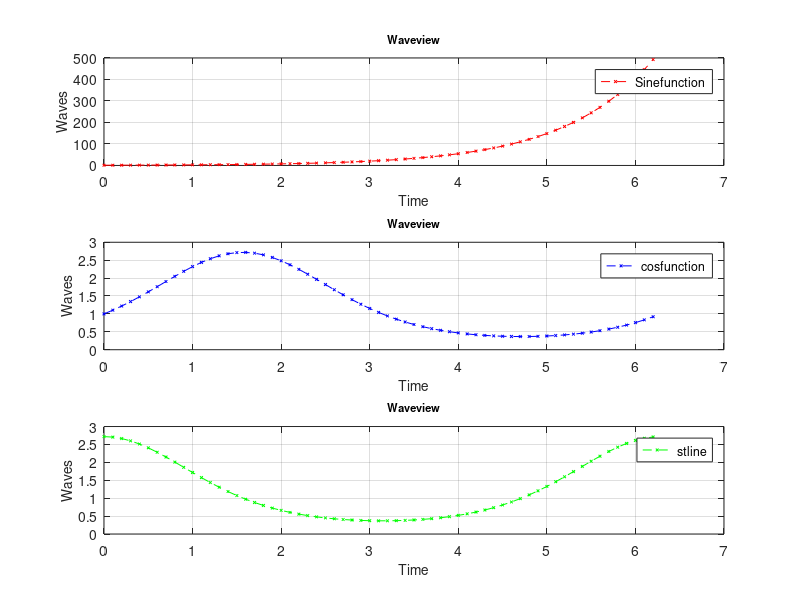

The MATLAB script that drew this image:
clear all
clc

%t=0:1:2*pi;
%z=exp(t);
%y=exp(sin(t));
%u=exp(cos(t));
%hold on
%plot(t,z,'rx--','MarkerSize',2);
%plot(t,y,'bx--','MarkerSize',2);
%plot(t,u,'gx--','MarkerSize',2);
%xlabel('Time','FontSize',10);
%ylabel('Waves','FontSize',10);
%title('Waveview','FontSize',8)
%legend('Sinefunction','cosfunction','stline','Location','Best')
%text(1,0,'The first point')
%grid on








% New form me
t=0:0.1:2*pi;
z=exp(t);
y=exp(sin(t));
u=exp(cos(t));

subplot(3,1,1)
plot(t,z,'rx--','MarkerSize',2);
xlabel('Time','FontSize',10);
ylabel('Waves','FontSize',10);
title('Waveview','FontSize',8);
legend('Sinefunction','Location','Best');
grid on

subplot(3,1,2)
plot(t,y,'bx--','MarkerSize',2);
xlabel('Time','FontSize',10);
ylabel('Waves','FontSize',10);
title('Waveview','FontSize',8);
legend('cosfunction','Location','Best');
grid on

subplot(3,1,3)
plot(t,u,'gx--','MarkerSize',2);
xlabel('Time','FontSize',10);
ylabel('Waves','FontSize',10);
title('Waveview','FontSize',8);
legend('stline','Location','Best');
grid on

